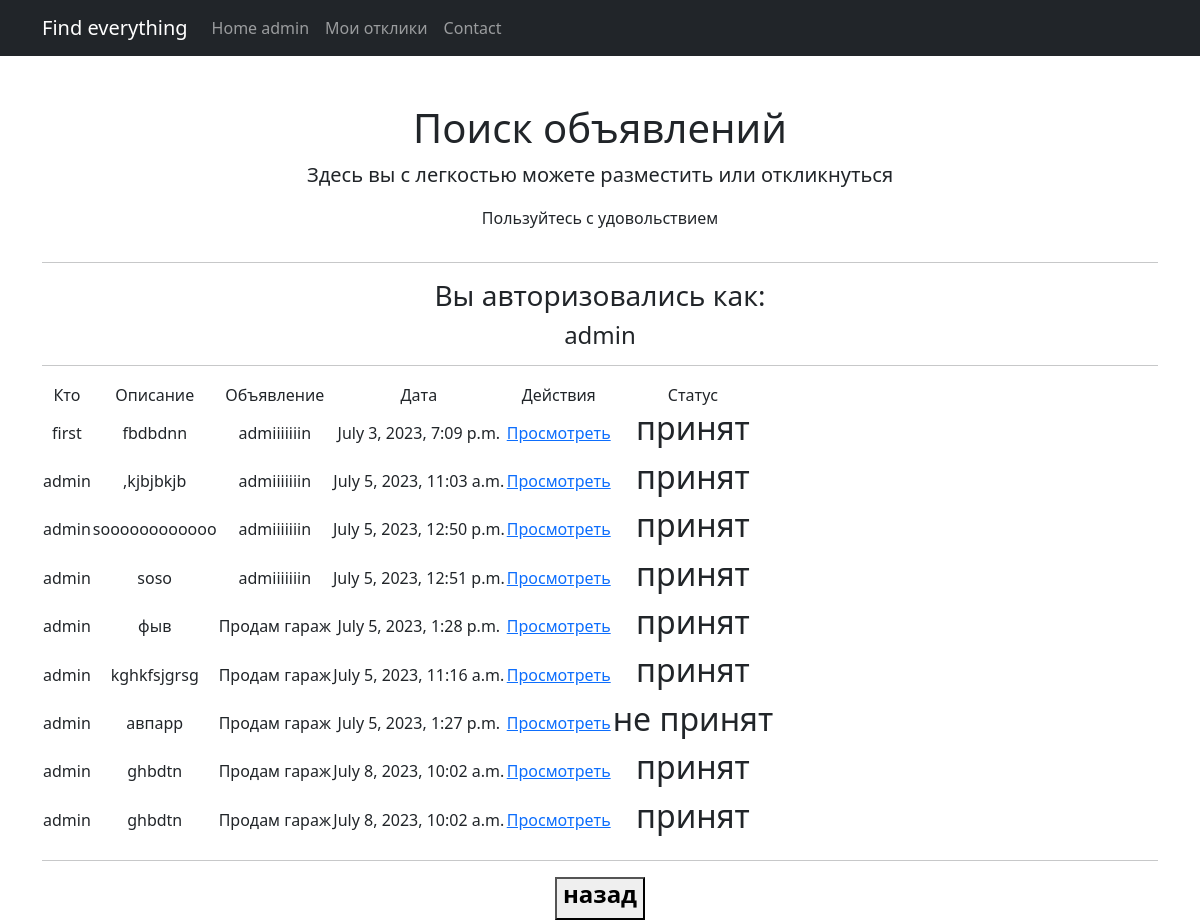
/adverts/response/ (signed in), run on an earlier commit of the app's database.
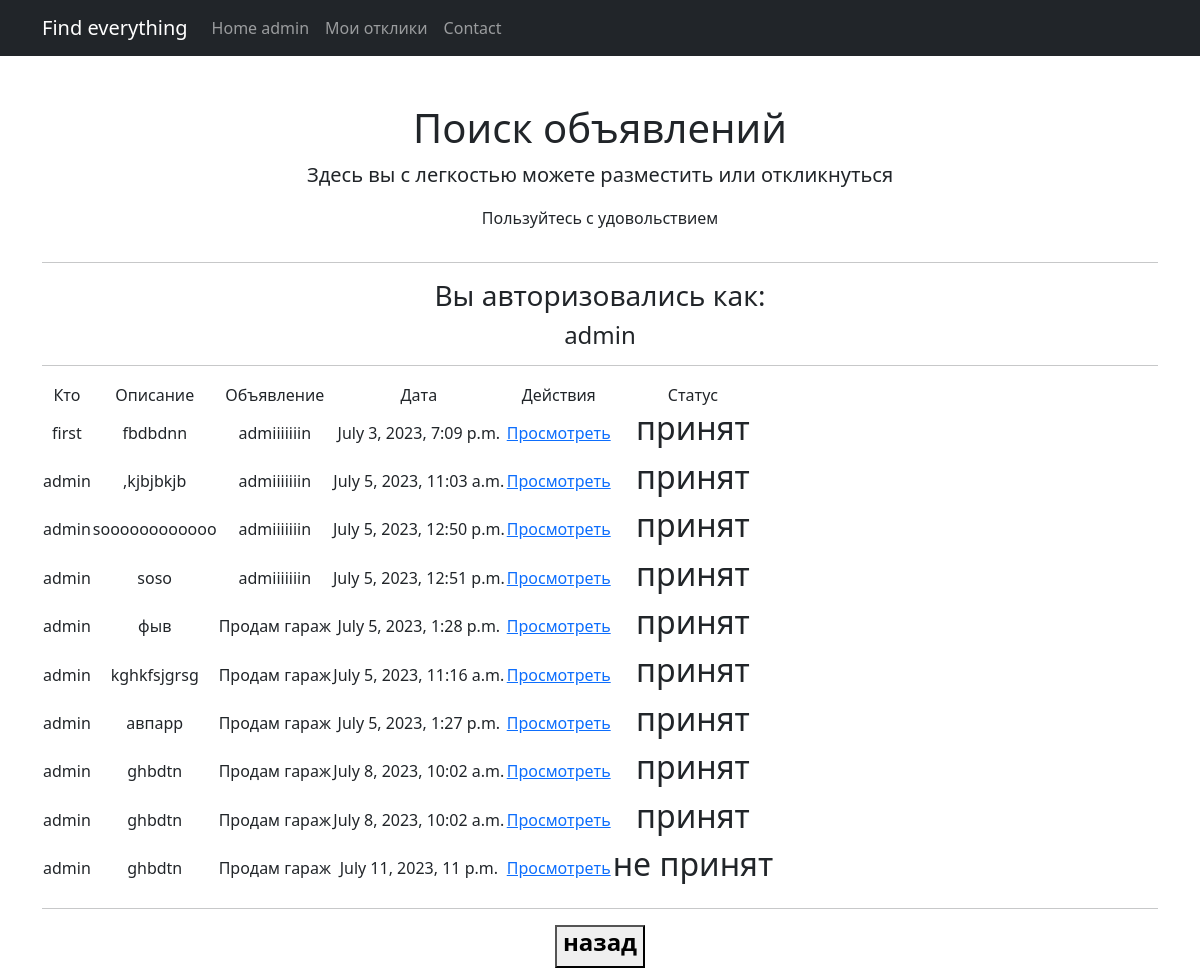
And on a later commit of the database.
### advert/models.py (models this page shows, shortened)
class Response(models.Model):
    text = models.TextField()
    advertResponse = models.ForeignKey(Advert, on_delete=models.CASCADE)
    authorResponse = models.ForeignKey(User, on_delete=models.CASCADE) # self.request.user
    status = models.BooleanField(default=False)
    createDate = models.DateTimeField(auto_now_add=True)

class Advert(models.Model):
    author = models.ForeignKey(User, on_delete=models.CASCADE)
    category = models.CharField(max_length=12, choices=CATEGORY_CHOICES, default='dd')
    title = models.CharField(max_length=50)
    text = models.TextField()
    createDate = models.DateTimeField(auto_now_add=True)

### advert/views.py (the view)
# urls.py: path('response/', views.MyResponses.as_view(), name='my_responses'),  #по этой ссылке работает просмотр всех откликов
class MyResponses(LoginRequiredMixin, ListView):
    raise_exception = True
    model = Response
    ordering = '-createDate'
    template_name = 'my_responses.html'
    context_object_name = 'responses'
    paginate_by = 5
    def get_context_data(self, **kwargs):
        context = super().get_context_data(**kwargs)
        context['time_now'] = datetime.utcnow()
        myresp = Response.objects.filter(advertResponse__author=self.request.user)
        context['myresp'] = myresp
        return context

### templates/my_responses.html (shortened to what this page needs)
{% extends 'flatpages/default.html' %}
{% block content %}
<hr>
<h3>Вы авторизовались как:</h3>
        <h4>{{user.username}}</h4>
   {% if responses %}
            <table>
           <tr>
               <td>Кто</td>
               <td>Описание</td>
               <td>Объявление</td>
               <td>Дата</td>
               <td>Действия</td>
               <td>Cтатус</td>
           </tr>
           {% for response in myresp %}
           <tr>
               <td>{{ response.authorResponse }}</td>
               <td>{{ response.text|truncatewords:2 }}</td>
               <td>{{ response.advertResponse.title }}</td>
               <td>{{ response.createDate }}</td>
               <td>
                    <a href="{% url 'response' pk=response.id %}">Просмотреть</a>
               </td>
                    {% if response.status %}
                        <td><h2>принят</h2></td>
                    {% else %}
                         <td><h2>не принят</h2></td>
                    {% endif %}
           </tr>
           {% endfor %}
           <hr>
       </table>
   {% else %}
       <h2>Откликов нет!</h2>
   {% endif %}
<hr>
<button>
     <a class="nav-link" href="{% url 'advert_list' %}">
          <h4><strong>назад</strong></h4>
      </a>
  </button>
{% endblock content %}

What changed in the data, as far as the page shows it:
changed Response "авпарр": status "не принят" → "принят"
added Response: authorResponse "admin", text "ghbdtn", advertResponse "Продам гараж", createDate "July 11, 2023, 11 p.m.", status "не принят"
